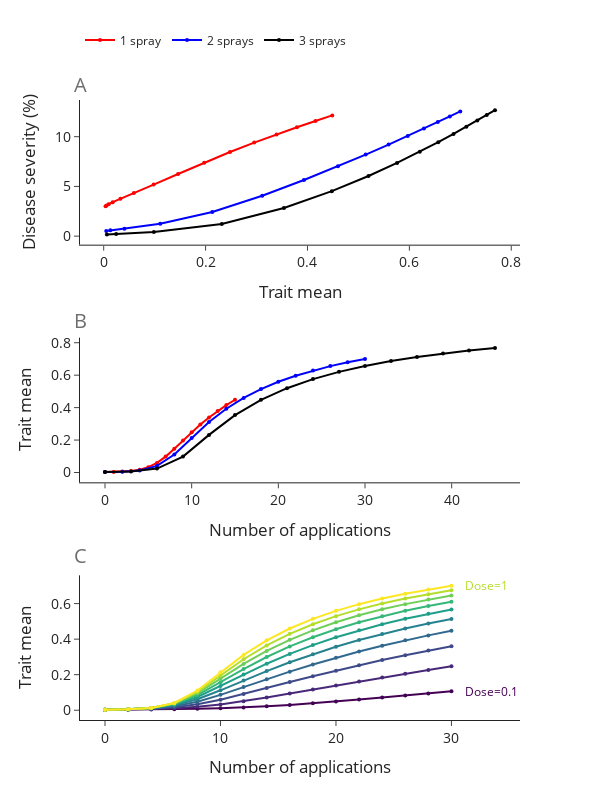

This figure's notebook cell:
### Markdown cell above
## FIG

### Code cell
f = fig1(df_use)

f.show()

### Figure 1 — Plotly figure (JSON) as saved in the notebook; plotly's stock layout.template omitted (floating-point values rounded to 4 significant figures)
{"data": [{"line": {"color": "red", "dash": "solid"}, "marker": {"color": "red", "size": 4}, "mode": "lines+markers", "name": "1 spray", "type": "scatter", "x": [0.002553, 0.003615, 0.005642, 0.009648, 0.01761, 0.03285, 0.05918, 0.09802, 0.146, 0.1974, 0.2479, 0.2954, 0.3393, 0.3794, 0.4157, 0.4486], "xaxis": "x", "y": [null, 3.012, 3.086, 3.208, 3.415, 3.766, 4.339, 5.184, 6.252, 7.39, 8.459, 9.405, 10.23, 10.95, 11.58, 12.14], "yaxis": "y"}, {"line": {"color": "red", "dash": "solid"}, "marker": {"color": "red", "size": 4}, "mode": "lines+markers", "name": "1 spray", "showlegend": false, "type": "scatter", "x": [0, 1, 2, 3, 4, 5, 6, 7, 8, 9, 10, 11, 12, 13, 14, 15], "xaxis": "x2", "y": [0.002553, 0.003615, 0.005642, 0.009648, 0.01761, 0.03285, 0.05918, 0.09802, 0.146, 0.1974, 0.2479, 0.2954, 0.3393, 0.3794, 0.4157, 0.4486], "yaxis": "y2"}, {"line": {"color": "#440154", "dash": "solid"}, "marker": {"color": "#440154", "size": 4}, "mode": "lines+markers", "name": "dose=0.1", "showlegend": false, "type": "scatter", "x": [0, 2, 4, 6, 8, 10, 12, 14, 16, 18, 20, 22, 24, 26, 28, 30], "xaxis": "x3", "y": [0.002553, 0.003248, 0.004288, 0.005838, 0.00812, 0.0114, 0.01597, 0.02203, 0.02967, 0.03874, 0.04894, 0.05991, 0.0713, 0.08288, 0.0945, 0.1061], "yaxis": "y3"}, {"line": {"color": "#482878", "dash": "solid"}, "marker": {"color": "#482878", "size": 4}, "mode": "lines+markers", "name": "dose=0.2", "showlegend": false, "type": "scatter", "x": [0, 2, 4, 6, 8, 10, 12, 14, 16, 18, 20, 22, 24, 26, 28, 30], "xaxis": "x3", "y": [0.002553, 0.003822, 0.006282, 0.01095, 0.01923, 0.03235, 0.05024, 0.07138, 0.09394, 0.1168, 0.1395, 0.1619, 0.1839, 0.2056, 0.2267, 0.2472], "yaxis": "y3"}, {"line": {"color": "#3e4989", "dash": "solid"}, "marker": {"color": "#3e4989", "size": 4}, "mode": "lines+markers", "name": "dose=0.3", "showlegend": false, "type": "scatter", "x": [0, 2, 4, 6, 8, 10, 12, 14, 16, 18, 20, 22, 24, 26, 28, 30], "xaxis": "x3", "y": [0.002553, 0.004249, 0.008149, 0.01677, 0.03342, 0.05924, 0.09106, 0.1248, 0.1583, 0.191, 0.2227, 0.2531, 0.2821, 0.3096, 0.3356, 0.3601], "yaxis": "y3"}, {"line": {"color": "#31688e", "dash": "solid"}, "marker": {"color": "#31688e", "size": 4}, "mode": "lines+markers", "name": "dose=0.4", "showlegend": false, "type": "scatter", "x": [0, 2, 4, 6, 8, 10, 12, 14, 16, 18, 20, 22, 24, 26, 28, 30], "xaxis": "x3", "y": [0.002553, 0.004545, 0.0097, 0.02238, 0.04804, 0.08643, 0.1304, 0.1745, 0.2171, 0.2574, 0.2953, 0.3305, 0.3632, 0.3933, 0.4211, 0.4467], "yaxis": "y3"}, {"line": {"color": "#26828e", "dash": "solid"}, "marker": {"color": "#26828e", "size": 4}, "mode": "lines+markers", "name": "dose=0.5", "showlegend": false, "type": "scatter", "x": [0, 2, 4, 6, 8, 10, 12, 14, 16, 18, 20, 22, 24, 26, 28, 30], "xaxis": "x3", "y": [0.002553, 0.004739, 0.01089, 0.02732, 0.06182, 0.1121, 0.167, 0.2202, 0.2699, 0.3157, 0.3574, 0.3952, 0.4294, 0.4604, 0.4884, 0.5139], "yaxis": "y3"}, {"line": {"color": "#1f9e89", "dash": "solid"}, "marker": {"color": "#1f9e89", "size": 4}, "mode": "lines+markers", "name": "dose=0.6", "showlegend": false, "type": "scatter", "x": [0, 2, 4, 6, 8, 10, 12, 14, 16, 18, 20, 22, 24, 26, 28, 30], "xaxis": "x3", "y": [0.002553, 0.004859, 0.01176, 0.03145, 0.0743, 0.1359, 0.2008, 0.2617, 0.317, 0.3665, 0.4104, 0.4494, 0.484, 0.5148, 0.5423, 0.567], "yaxis": "y3"}, {"line": {"color": "#35b779", "dash": "solid"}, "marker": {"color": "#35b779", "size": 4}, "mode": "lines+markers", "name": "dose=0.7000000000000001", "showlegend": false, "type": "scatter", "x": [0, 2, 4, 6, 8, 10, 12, 14, 16, 18, 20, 22, 24, 26, 28, 30], "xaxis": "x3", "y": [0.002553, 0.004927, 0.01235, 0.03476, 0.0854, 0.1577, 0.2319, 0.2994, 0.3589, 0.4108, 0.4559, 0.4951, 0.5294, 0.5596, 0.5863, 0.61], "yaxis": "y3"}, {"line": {"color": "#6ece58", "dash": "solid"}, "marker": {"color": "#6ece58", "size": 4}, "mode": "lines+markers", "name": "dose=0.8", "showlegend": false, "type": "scatter", "x": [0, 2, 4, 6, 8, 10, 12, 14, 16, 18, 20, 22, 24, 26, 28, 30], "xaxis": "x3", "y": [0.002553, 0.004959, 0.01273, 0.03735, 0.09515, 0.1778, 0.2605, 0.3336, 0.3963, 0.4497, 0.4951, 0.5341, 0.5678, 0.597, 0.6227, 0.6453], "yaxis": "y3"}, {"line": {"color": "#b5de2b", "dash": "solid"}, "marker": {"color": "#b5de2b", "size": 4}, "mode": "lines+markers", "name": "dose=0.9", "showlegend": false, "type": "scatter", "x": [0, 2, 4, 6, 8, 10, 12, 14, 16, 18, 20, 22, 24, 26, 28, 30], "xaxis": "x3", "y": [0.002553, 0.004967, 0.01295, 0.03928, 0.1036, 0.1963, 0.2869, 0.3647, 0.4297, 0.4839, 0.5293, 0.5677, 0.6004, 0.6287, 0.6533, 0.6749], "yaxis": "y3"}, {"line": {"color": "#fde725", "dash": "solid"}, "marker": {"color": "#fde725", "size": 4}, "mode": "lines+markers", "name": "dose=1.0", "showlegend": false, "type": "scatter", "x": [0, 2, 4, 6, 8, 10, 12, 14, 16, 18, 20, 22, 24, 26, 28, 30], "xaxis": "x3", "y": [0.002553, 0.004958, 0.01303, 0.04066, 0.1109, 0.2132, 0.3112, 0.3931, 0.4598, 0.5143, 0.5593, 0.5968, 0.6286, 0.6558, 0.6794, 0.6999], "yaxis": "y3"}, {"line": {"color": "blue", "dash": "solid"}, "marker": {"color": "blue", "size": 4}, "mode": "lines+markers", "name": "2 sprays", "type": "scatter", "x": [0.002553, 0.004958, 0.01303, 0.04066, 0.1109, 0.2132, 0.3112, 0.3931, 0.4598, 0.5143, 0.5593, 0.5968, 0.6286, 0.6558, 0.6794, 0.6999], "xaxis": "x", "y": [null, 0.5221, 0.581, 0.7489, 1.252, 2.424, 4.061, 5.644, 7.02, 8.199, 9.206, 10.07, 10.82, 11.47, 12.04, 12.54], "yaxis": "y"}, {"line": {"color": "blue", "dash": "solid"}, "marker": {"color": "blue", "size": 4}, "mode": "lines+markers", "name": "2 sprays", "showlegend": false, "type": "scatter", "x": [0, 2, 4, 6, 8, 10, 12, 14, 16, 18, 20, 22, 24, 26, 28, 30], "xaxis": "x2", "y": [0.002553, 0.004958, 0.01303, 0.04066, 0.1109, 0.2132, 0.3112, 0.3931, 0.4598, 0.5143, 0.5593, 0.5968, 0.6286, 0.6558, 0.6794, 0.6999], "yaxis": "y2"}, {"line": {"color": "black", "dash": "solid"}, "marker": {"color": "black", "size": 4}, "mode": "lines+markers", "name": "3 sprays", "type": "scatter", "x": [0.002553, 0.006275, 0.02453, 0.09846, 0.2318, 0.3538, 0.4478, 0.5198, 0.5758, 0.6205, 0.6567, 0.6867, 0.712, 0.7334, 0.752, 0.7681], "xaxis": "x", "y": [null, 0.1724, 0.2166, 0.4156, 1.227, 2.826, 4.524, 6.046, 7.36, 8.483, 9.446, 10.27, 10.99, 11.62, 12.17, 12.66], "yaxis": "y"}, {"line": {"color": "black", "dash": "solid"}, "marker": {"color": "black", "size": 4}, "mode": "lines+markers", "name": "3 sprays", "showlegend": false, "type": "scatter", "x": [0, 3, 6, 9, 12, 15, 18, 21, 24, 27, 30, 33, 36, 39, 42, 45], "xaxis": "x2", "y": [0.002553, 0.006275, 0.02453, 0.09846, 0.2318, 0.3538, 0.4478, 0.5198, 0.5758, 0.6205, 0.6567, 0.6867, 0.712, 0.7334, 0.752, 0.7681], "yaxis": "y2"}], "layout": {"annotations": [{"font": {"color": "rgb(110,110,110)", "size": 20}, "showarrow": false, "text": "A", "x": 0, "xanchor": "center", "xref": "paper", "y": 1.05, "yanchor": "top", "yref": "paper"}, {"font": {"color": "rgb(110,110,110)", "size": 20}, "showarrow": false, "text": "B", "x": 0, "xanchor": "center", "xref": "paper", "y": 0.67, "yanchor": "top", "yref": "paper"}, {"font": {"color": "rgb(110,110,110)", "size": 20}, "showarrow": false, "text": "C", "x": 0, "xanchor": "center", "xref": "paper", "y": 0.29, "yanchor": "top", "yref": "paper"}, {"font": {"color": "#440154", "size": 12}, "showarrow": false, "text": "Dose=0.1", "x": 31, "xanchor": "left", "xref": "x3", "y": 0.106, "yanchor": "middle", "yref": "y3"}, {"font": {"color": "#b5de2b", "size": 12}, "showarrow": false, "text": "Dose=1", "x": 31, "xanchor": "left", "xref": "x3", "y": 0.7, "yanchor": "middle", "yref": "y3"}], "font": {"size": 14}, "height": 800, "legend": {"font": {"size": 12}, "orientation": "h", "x": 0, "y": 1.12}, "showlegend": true, "width": 600, "xaxis": {"anchor": "y", "autorange": true, "domain": [0, 1], "range": [-0.04652, 0.8172], "showgrid": false, "title": {"text": "Trait mean"}, "type": "linear"}, "xaxis2": {"anchor": "y2", "autorange": true, "domain": [0, 1], "range": [-2.885, 47.88], "showgrid": false, "title": {"text": "Number of applications"}, "type": "linear"}, "xaxis3": {"anchor": "y3", "autorange": true, "domain": [0, 1], "range": [-2.202, 36.55], "showgrid": false, "title": {"text": "Number of applications"}, "type": "linear"}, "yaxis": {"anchor": "x", "autorange": true, "domain": [0.7667, 1.0], "range": [-0.8565, 13.69], "showgrid": false, "title": {"text": "Disease severity (%)"}, "type": "linear"}, "yaxis2": {"anchor": "x2", "autorange": true, "domain": [0.3833, 0.6167], "range": [-0.06052, 0.8312], "showgrid": false, "title": {"text": "Trait mean"}, "type": "linear"}, "yaxis3": {"anchor": "x3", "autorange": true, "domain": [0, 0.2333], "range": [-0.05491, 0.7574], "showgrid": false, "title": {"text": "Trait mean"}, "type": "linear"}}}
